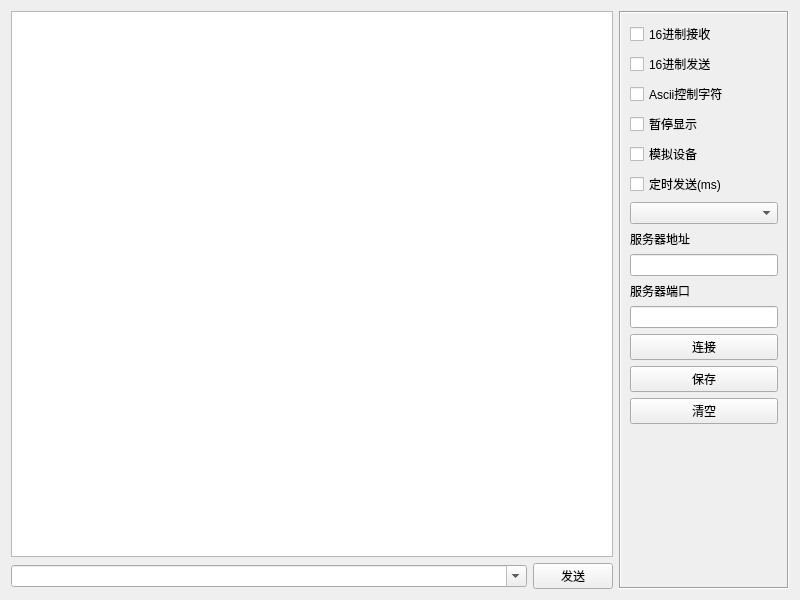
<?xml version="1.0" encoding="UTF-8"?>
<ui version="4.0">
 <class>frmTcpClient</class>
 <widget class="QWidget" name="frmTcpClient">
  <property name="geometry">
   <rect>
    <x>0</x>
    <y>0</y>
    <width>800</width>
    <height>600</height>
   </rect>
  </property>
  <property name="windowTitle">
   <string>Form</string>
  </property>
  <layout class="QGridLayout" name="gridLayout">
   <item row="0" column="0">
    <widget class="QTextEdit" name="txtMain">
     <property name="readOnly">
      <bool>true</bool>
     </property>
    </widget>
   </item>
   <item row="0" column="1" rowspan="2">
    <widget class="QFrame" name="frame">
     <property name="minimumSize">
      <size>
       <width>170</width>
       <height>0</height>
      </size>
     </property>
     <property name="maximumSize">
      <size>
       <width>170</width>
       <height>16777215</height>
      </size>
     </property>
     <property name="frameShape">
      <enum>QFrame::Box</enum>
     </property>
     <property name="frameShadow">
      <enum>QFrame::Sunken</enum>
     </property>
     <layout class="QVBoxLayout" name="verticalLayout_5">
      <property name="leftMargin">
       <number>9</number>
      </property>
      <property name="topMargin">
       <number>9</number>
      </property>
      <property name="rightMargin">
       <number>9</number>
      </property>
      <property name="bottomMargin">
       <number>9</number>
      </property>
      <item>
       <widget class="QCheckBox" name="ckHexReceive">
        <property name="text">
         <string>16进制接收</string>
        </property>
       </widget>
      </item>
      <item>
       <widget class="QCheckBox" name="ckHexSend">
        <property name="text">
         <string>16进制发送</string>
        </property>
       </widget>
      </item>
      <item>
       <widget class="QCheckBox" name="ckAscii">
        <property name="text">
         <string>Ascii控制字符</string>
        </property>
       </widget>
      </item>
      <item>
       <widget class="QCheckBox" name="ckShow">
        <property name="text">
         <string>暂停显示</string>
        </property>
       </widget>
      </item>
      <item>
       <widget class="QCheckBox" name="ckDebug">
        <property name="text">
         <string>模拟设备</string>
        </property>
       </widget>
      </item>
      <item>
       <widget class="QCheckBox" name="ckAutoSend">
        <property name="text">
         <string>定时发送(ms)</string>
        </property>
       </widget>
      </item>
      <item>
       <widget class="QComboBox" name="cboxInterval"/>
      </item>
      <item>
       <widget class="QLabel" name="labServerIP">
        <property name="text">
         <string>服务器地址</string>
        </property>
       </widget>
      </item>
      <item>
       <widget class="QLineEdit" name="txtServerIP"/>
      </item>
      <item>
       <widget class="QLabel" name="labServerPort">
        <property name="text">
         <string>服务器端口</string>
        </property>
       </widget>
      </item>
      <item>
       <widget class="QLineEdit" name="txtServerPort"/>
      </item>
      <item>
       <widget class="QPushButton" name="btnConnect">
        <property name="text">
         <string>连接</string>
        </property>
       </widget>
      </item>
      <item>
       <widget class="QPushButton" name="btnSave">
        <property name="text">
         <string>保存</string>
        </property>
       </widget>
      </item>
      <item>
       <widget class="QPushButton" name="btnClear">
        <property name="text">
         <string>清空</string>
        </property>
       </widget>
      </item>
      <item>
       <spacer name="spacer">
        <property name="orientation">
         <enum>Qt::Vertical</enum>
        </property>
        <property name="sizeHint" stdset="0">
         <size>
          <width>20</width>
          <height>40</height>
         </size>
        </property>
       </spacer>
      </item>
     </layout>
    </widget>
   </item>
   <item row="1" column="0">
    <widget class="QWidget" name="widget" native="true">
     <layout class="QHBoxLayout" name="layTcpClient">
      <property name="leftMargin">
       <number>0</number>
      </property>
      <property name="topMargin">
       <number>0</number>
      </property>
      <property name="rightMargin">
       <number>0</number>
      </property>
      <property name="bottomMargin">
       <number>0</number>
      </property>
      <item>
       <widget class="QComboBox" name="cboxData">
        <property name="sizePolicy">
         <sizepolicy hsizetype="Ignored" vsizetype="Fixed">
          <horstretch>0</horstretch>
          <verstretch>0</verstretch>
         </sizepolicy>
        </property>
        <property name="editable">
         <bool>true</bool>
        </property>
       </widget>
      </item>
      <item>
       <widget class="QPushButton" name="btnSend">
        <property name="minimumSize">
         <size>
          <width>80</width>
          <height>0</height>
         </size>
        </property>
        <property name="maximumSize">
         <size>
          <width>80</width>
          <height>16777215</height>
         </size>
        </property>
        <property name="text">
         <string>发送</string>
        </property>
       </widget>
      </item>
     </layout>
    </widget>
   </item>
  </layout>
 </widget>
 <resources/>
 <connections/>
</ui>
